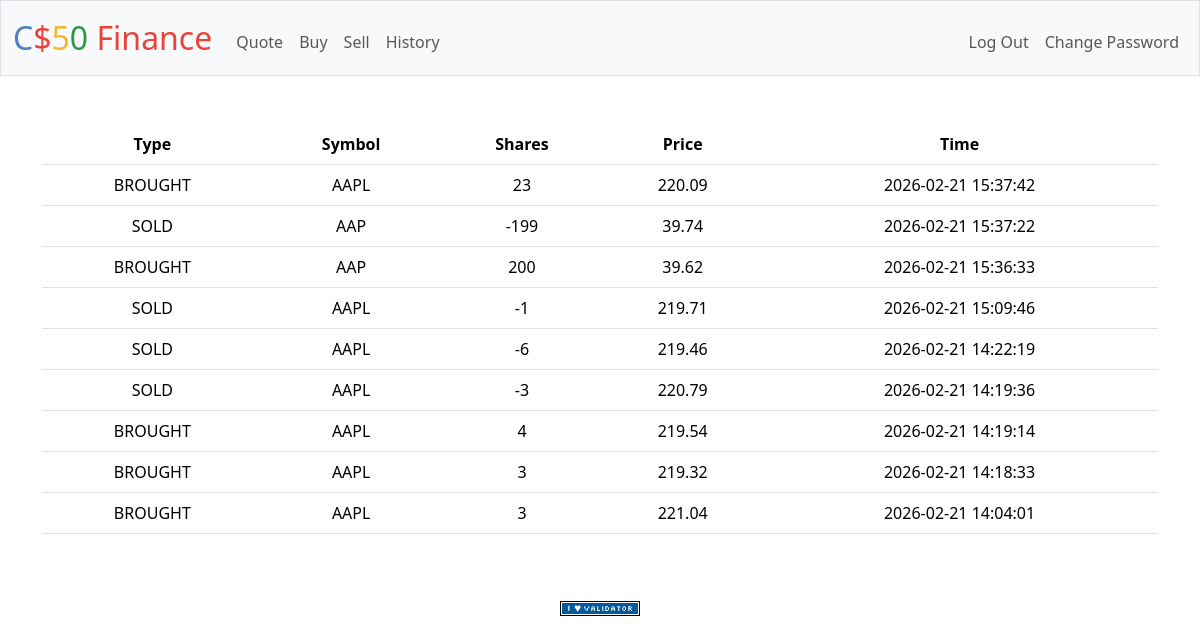
The app's page /history (signed in) with its own data.
### tables this page shows
CREATE TABLE transactions (id INTEGER PRIMARY KEY NOT NULL, user_id INTEGER NOT NULL,symbol TEXT NOT NULL,shares INTEGER NOT NULL,price NUMERIC NOT NULL,time TIMESTAMP DEFAULT CURRENT_TIMESTAMP );

### app.py (the view)
@app.route("/history")
@login_required
def history():
    if "user_id" not in session :
        return redirect("/login")
    transactions = db.execute("SELECT symbol,shares,price,time FROM transactions WHERE user_id = ? ORDER BY time DESC",session["user_id"])
    return render_template("history.html",transactions = transactions)

### app.py (called while the page is built)
@app.after_request
def after_request(response):
    response.headers["Cache-Control"] = "no-cache, no-store, must-revalidate"
    response.headers["Expires"] = 0
    response.headers["Pragma"] = "no-cache"
    return response

### helpers.py (called while the page is built)
def login_required(f):
    @wraps(f)
    def decorated_function(*args, **kwargs):
        if session.get("user_id") is None:
            return redirect("/login")
        return f(*args, **kwargs)
    return decorated_function

### templates/history.html (shortened to what this page needs)
{% extends "layout.html" %}
{% block main %}
    <table class = "table table-stripped">
        <thead>
            <tr>
                <th>Type</th>
                <th>Symbol</th>
                <th>Shares</th>
                <th>Price</th>
                <th>Time</th>
            </tr>
        </thead>
        <tbody>
            {% for tns in transactions %}
                <tr>
                    <td >{{ "BROUGHT" if tns.shares > 0 else "SOLD" }}</td>
                    <td >{{ tns.symbol }}</td>
                    <td > {{ tns.shares }} </td>
                    <td > {{ tns.price }} </td>
                    <td > {{ tns.time }} </td>
                </tr>
            {% endfor %}
        </tbody>
    </table>
{% endblock %}

### templates/layout.html (shortened to what this page needs)
<!DOCTYPE html>
<html lang="en">
    <head>
        <link href="https://cdn.jsdelivr.net/npm/bootstrap@5.3.8/dist/css/bootstrap.min.css" rel="stylesheet">
        <link href="/static/styles.css" rel="stylesheet">
    </head>
    <body>
        <nav class="bg-light border navbar navbar-expand-md navbar-light">
            <div class="container-fluid">
                <a class="navbar-brand" href="/"><span class="blue">C</span><span class="red">$</span><span class="yellow">5</span><span class="green">0</span> <span class="red">Finance</span></a>
                <div class="collapse navbar-collapse" id="navbar">
                    {% if session["user_id"] %}
                        <ul class="navbar-nav me-auto mt-2">
                            <li class="nav-item"><a class="nav-link" href="/quote">Quote</a></li>
                            <li class="nav-item"><a class="nav-link" href="/buy">Buy</a></li>
                            <li class="nav-item"><a class="nav-link" href="/sell">Sell</a></li>
                            <li class="nav-item"><a class="nav-link" href="/history">History</a></li>
                        </ul>
                        <ul class="navbar-nav ms-auto mt-2">
                            <li class="nav-item"><a class="nav-link" href="/logout">Log Out</a></li>
                            <li class="nav-item"><a class="nav-link" href="/password">Change Password</a></li>
                        </ul>
                    {% else %}
                        <ul class="navbar-nav ms-auto mt-2">
                            <li class="nav-item"><a class="nav-link" href="/register">Register</a></li>
                            <li class="nav-item"><a class="nav-link" href="/login">Log In</a></li>
                        </ul>
                    {% endif %}
                </div>
            </div>
        </nav>
        <main class="container py-5 text-center">
            {% block main %}{% endblock %}
        </main>
        <footer class="mb-5">
            <form action="https://validator.w3.org/check" class="text-center" enctype="multipart/form-data" method="post" target="_blank">
                <input alt="Validate" src="/static/I_heart_validator.png" type="image">
            </form>
        </footer>
    </body>
</html>

### static/styles.css (style rules this page uses)
nav .navbar-brand { font-size: xx-large; }
nav .navbar-brand .blue { color: #537fbe; }
nav .navbar-brand .red { color: #ea433b; }
nav .navbar-brand .yellow { color: #f5b82e; }
nav .navbar-brand .green { color: #2e944b; }

### records on screen
transactions: shares "BROUGHT", symbol "AAPL", shares "23", price "220.09", time "2026-02-21 15:37:42"
transactions: shares "SOLD", symbol "AAP", shares "-199", price "39.74", time "2026-02-21 15:37:22"
transactions: shares "BROUGHT", symbol "AAP", shares "200", price "39.62", time "2026-02-21 15:36:33"
transactions: shares "SOLD", symbol "AAPL", shares "-1", price "219.71", time "2026-02-21 15:09:46"
transactions: shares "SOLD", symbol "AAPL", shares "-6", price "219.46", time "2026-02-21 14:22:19"
transactions: shares "SOLD", symbol "AAPL", shares "-3", price "220.79", time "2026-02-21 14:19:36"
transactions: shares "BROUGHT", symbol "AAPL", shares "4", price "219.54", time "2026-02-21 14:19:14"
transactions: shares "BROUGHT", symbol "AAPL", shares "3", price "219.32", time "2026-02-21 14:18:33"
transactions: shares "BROUGHT", symbol "AAPL", shares "3", price "221.04", time "2026-02-21 14:04:01"
